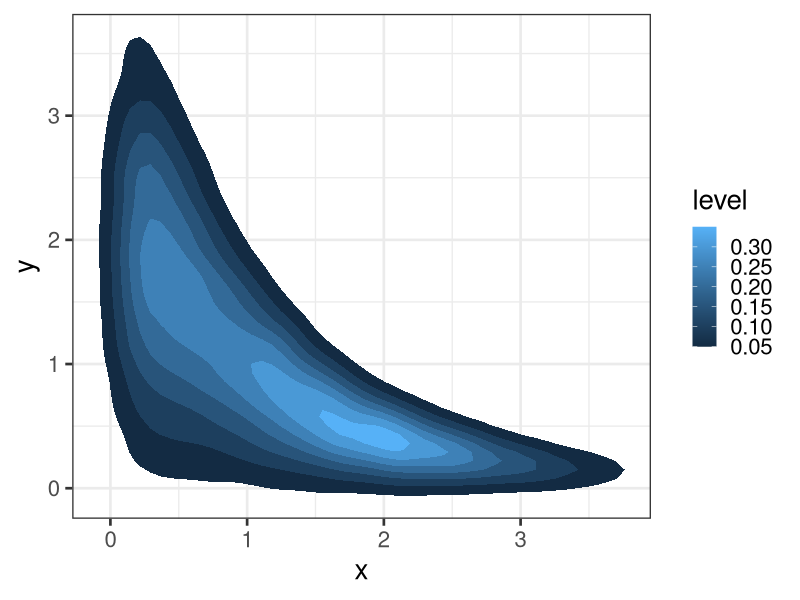
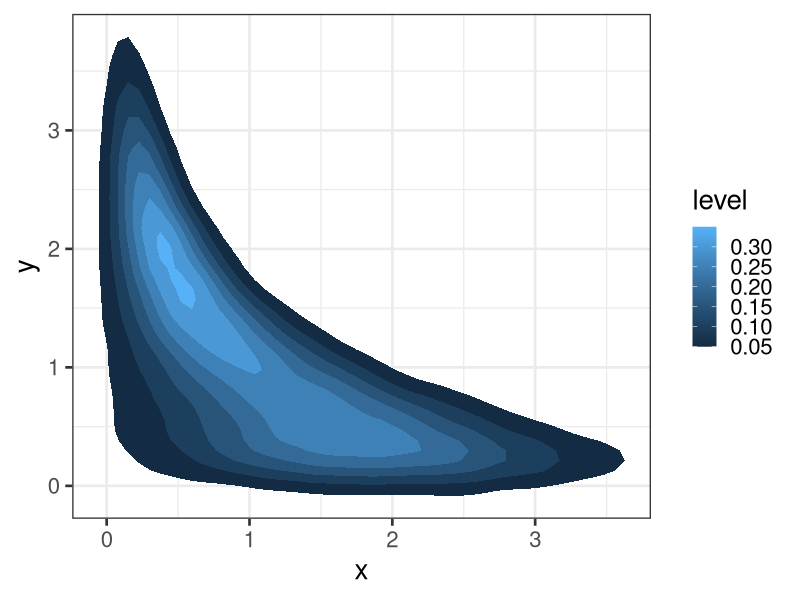
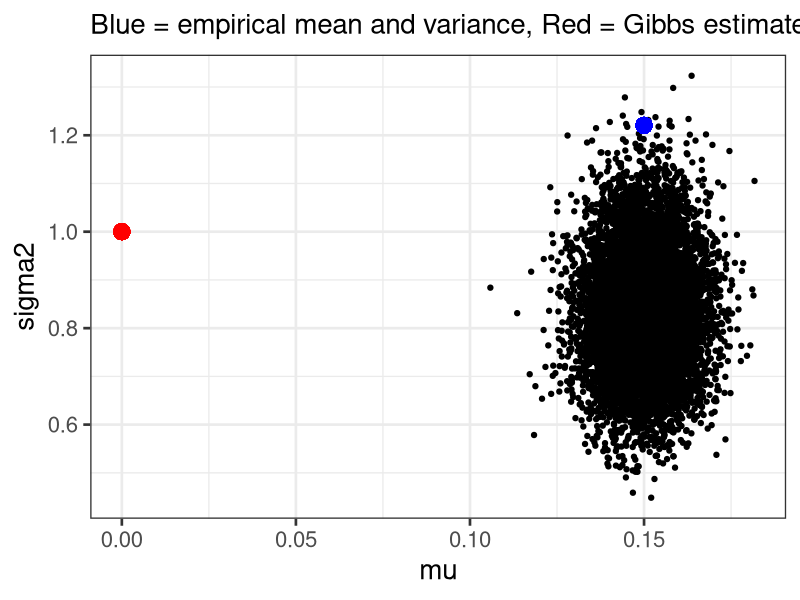
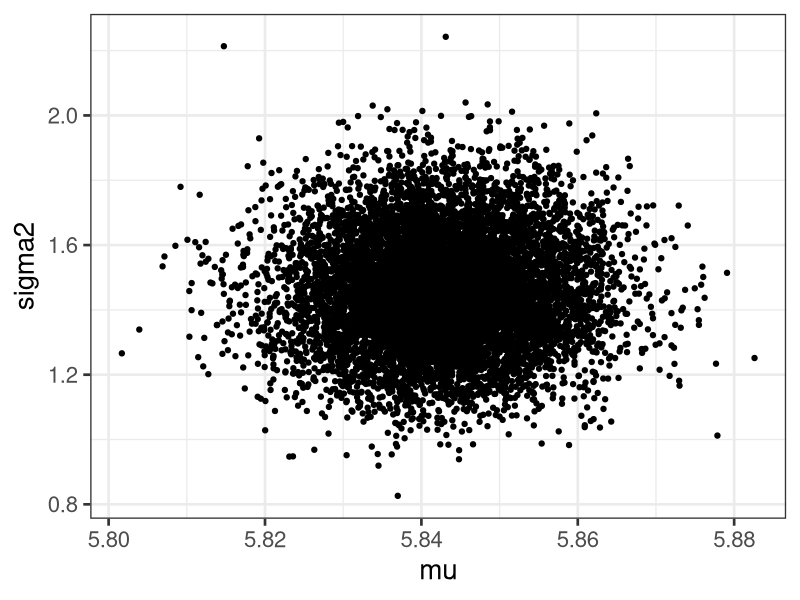
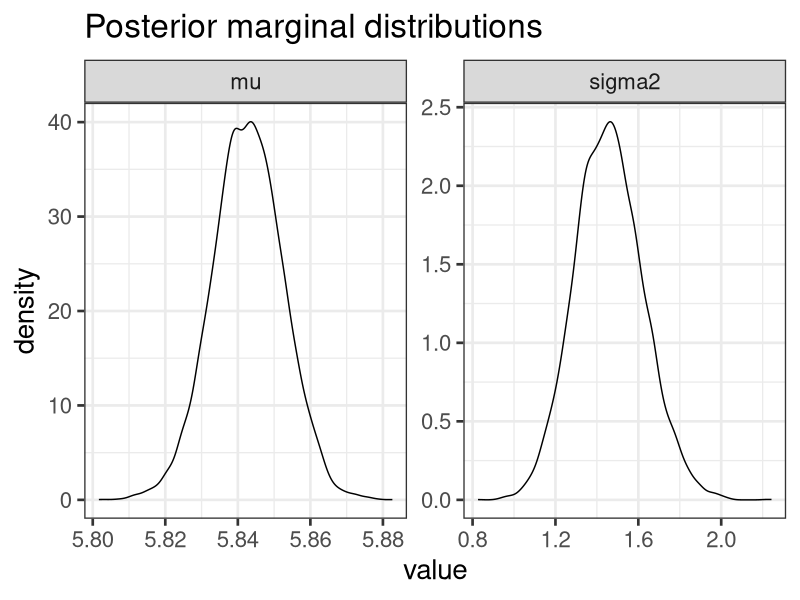

Recreate these plots in R, in order.
## ---- chunk 1
knitr::opts_chunk$set(echo = TRUE)
library(magrittr)
library(tidyverse)
library(mcmc)
library(reshape2)
theme_set(theme_bw(20))
## ---- chunk 2
# Function for the conditional density p(x|y)
rcon <- function(x) rnorm(1, 2/(x^2 + 1), 1/(x^2 + 1))

# Gibbs sampler

gibbs1 <- function(inits, n) {
  
  # Matrix for samples
  samples <- matrix(NA, n+1, 2)
  
  # Store initial values
  samples[1, ] <- inits
  
  
  for(i in 1:n) {
    x <- rcon(samples[i, 2])
    y <- rcon(x)
    
    samples[i+1, ] <- c(x, y)
  }
  
  # Remove initial values
  samples <- samples[2:(n+1), ]
  
  colnames(samples) <- c("x", "y")
  
  return(samples)
}

## ---- chunk 3

samples1 <- gibbs1(c(3, 3), 50000)

## ---- chunk 4

p <- samples1 %>% 
  as.data.frame() %>% 
  ggplot(aes(x = x, y = y)) +
  stat_density_2d(aes(fill = ..level..), geom = "polygon")
  

print(p)

## ---- chunk 5
gibbs2 <- function(inits, n) {
  
  # Matrix for samples
  samples <- matrix(NA, n+1, 2)
  
  # Store initial values
  samples[1, ] <- inits
  
  
  for(i in 1:n) {

    y <- rcon(samples[i, 1])
    x <- rcon(y)
    
    
    samples[i+1, ] <- c(x, y)
  }
  
  # Remove initial values
  samples <- samples[2:(n+1), ]
  
  colnames(samples) <- c("x", "y")
  
  return(samples)
}
## ---- chunk 6

samples2 <- gibbs2(c(3, 3), 50000)


p <- samples2 %>% 
  as.data.frame() %>% 
  ggplot(aes(x = x, y = y)) +
  stat_density_2d(aes(fill = ..level..), geom = "polygon")
  

print(p)

## ---- chunk 7

# Hyperparameters
m <- 0
s2 <- 100
a <- 1
b <- 1

m_star <- function(data, s2, m, sigma2) (s2^(-1)*m + length(data)*sigma2^(-1)*mean(data))/(s2^(-1) + length(data)*sigma2^(-1))
s2_star <- function(data, s2, sigma2) 1/(s2^(-1) + length(data)*sigma2^(-1))
a_star <- function(data, a) a + length(data)/2
b_star <- function(data, mu, b) sum((data - mu)^2)/2 + b


normal_gibbs <- function(data, inits, m, s2, a, b, N) {
  
  # mu, sigma^2
  samples <- matrix(NA, N+1, 2)
  samples[1, ] <- inits
  
  for(i in 1:N) {
    
    mu <- rnorm(1, m_star(data, s2, m, samples[i, 2]), s2_star(data, s2, samples[i, 2]))
    sigma2 <- rgamma(1, a_star(data, a), b_star(data, mu, b))
   
    samples[i+1, ] <- c(mu, sigma2)
     
  }
  
  
  samples <- samples[2:(N+1), ]
  
  colnames(samples) <- c("mu", "sigma2")
  
  samples
}


## ---- chunk 8

# mu = 0, sigma^2 = 1
normal_data <- rnorm(100, 0, 1)
normal_samples <- normal_gibbs(normal_data, c(1, 2), m, s2, a, b, 10000)


p <- normal_samples %>% 
  as.data.frame() %>% 
  ggplot(aes(x = mu, y = sigma2)) + 
  geom_point() + 
  geom_point(aes(x = 0, y = 1), color = "red", size = 5) +
  geom_point(aes(x = mean(normal_data), y = var(normal_data)), color = "blue", size = 5) +
  labs(subtitle = "Blue = empirical mean and variance, Red = Gibbs estimate")

print(p)

## ---- chunk 9

sepal_samples <- normal_gibbs(iris$Sepal.Length, c(0, 1), m, s2, a, b, 10000)

p <- sepal_samples %>% 
  as.data.frame() %>% 
  ggplot(aes(x = mu, y = sigma2)) + 
  geom_point()

print(p)

## ---- chunk 10

p_marginal <- sepal_samples %>% 
  as.data.frame() %>%
  melt() %>% 
  ggplot(aes(x = value)) + 
  stat_density(geom = "line") +
  facet_wrap(~variable, scales = "free") +
  labs(title = "Posterior marginal distributions")

print(p_marginal)
